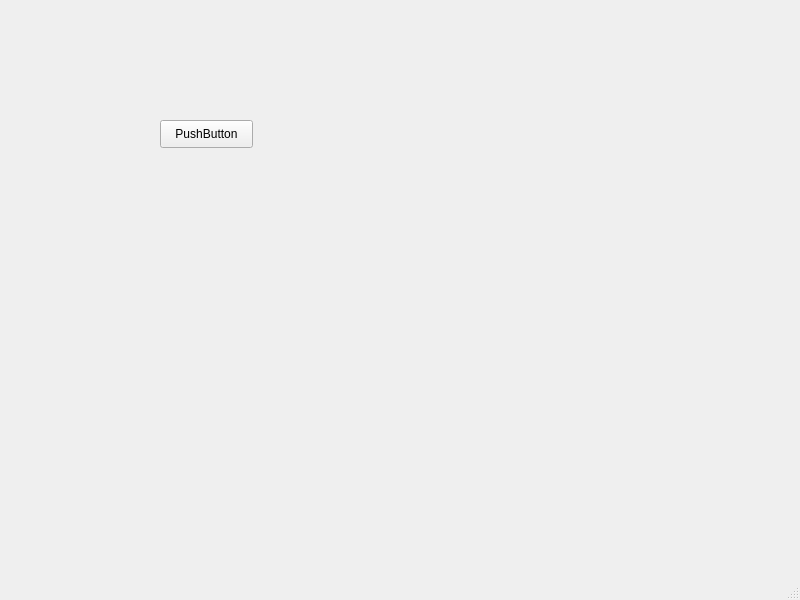
<?xml version="1.0" encoding="UTF-8"?>
<ui version="4.0">
 <class>MainWindow</class>
 <widget class="QMainWindow" name="MainWindow">
  <property name="geometry">
   <rect>
    <x>0</x>
    <y>0</y>
    <width>800</width>
    <height>600</height>
   </rect>
  </property>
  <property name="windowTitle">
   <string>MainWindow</string>
  </property>
  <widget class="QWidget" name="centralwidget">
   <widget class="QPushButton" name="pushButton">
    <property name="geometry">
     <rect>
      <x>160</x>
      <y>120</y>
      <width>93</width>
      <height>28</height>
     </rect>
    </property>
    <property name="text">
     <string>PushButton</string>
    </property>
   </widget>
  </widget>
  <widget class="QMenuBar" name="menubar">
   <property name="geometry">
    <rect>
     <x>0</x>
     <y>0</y>
     <width>800</width>
     <height>26</height>
    </rect>
   </property>
  </widget>
  <widget class="QStatusBar" name="statusbar"/>
 </widget>
 <resources/>
 <connections/>
</ui>
